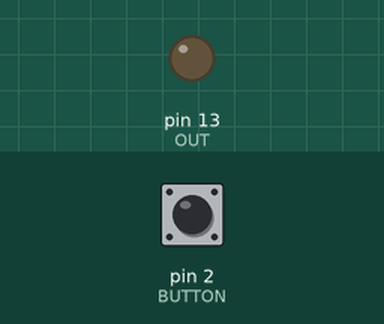
The sketch below on a simulated Arduino Uno, built with avr-gcc and run on an emulated ATmega328P. Shown: output pins drawn as LEDs (lit = HIGH). The inputs (shaded band) are chosen by the test bench; at power-on: pin 2 (BUTTON) HIGH.

Above: at 0.1 s.
At 10.1 s:
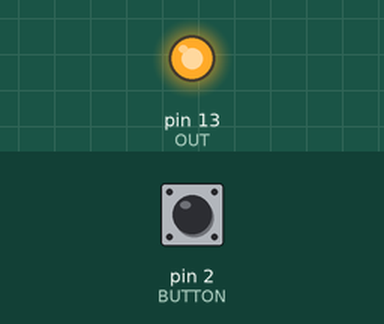
Timing chart, 0 to 11.6 s (numbered marks = the images above):
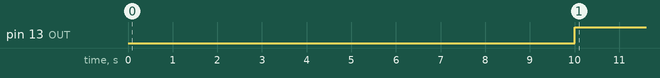

Measured:
- by itself, pin 13 (OUT): LOW → HIGH at 10.0 s

The sketch:

code.ino
```cpp
#define BUTTON 2
#define OUT 13
#define REACTION_TIME 10000  // 10 seconds

unsigned long doorOpenTime = 0;

void setup() {
  pinMode(BUTTON, INPUT_PULLUP);
  pinMode(OUT, OUTPUT);
  Serial.begin(9600);
}

void loop() {
  int buttonState = digitalRead(BUTTON);

  if (buttonState == LOW) {  // Button pressed (door closed)
    doorOpenTime = millis();  // Reset timer when door is closed
    digitalWrite(OUT, LOW);
  } else {  // Button released (door open)
    // Check if door has been open longer than the reaction time
    if (millis() - doorOpenTime > REACTION_TIME) {
      digitalWrite(OUT, HIGH);
    }
  }
}
```
